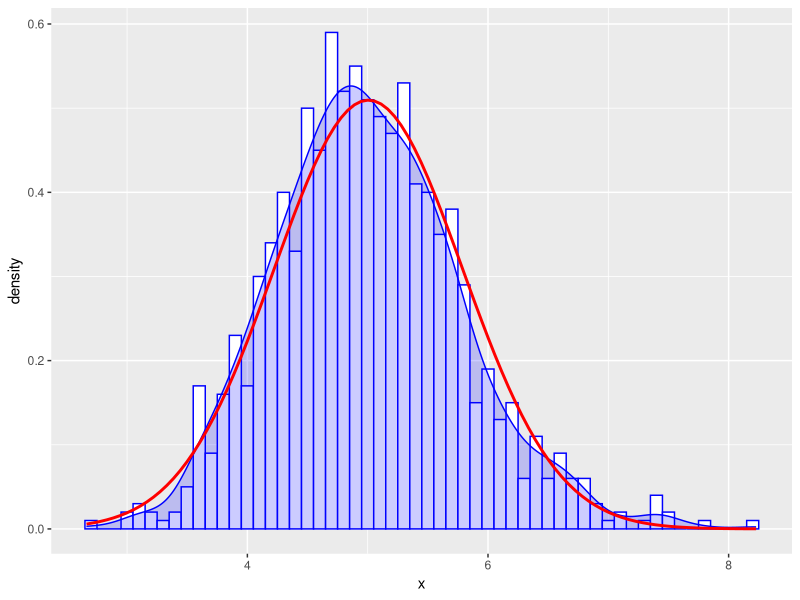

Here is the R script that generated this plot:
## ---- chunk 1
lambda <- 0.2
n <- 40
simulations <- 1000
## ---- chunk 2
library(ggplot2)
theoretical_mean <- 1/lambda
theoretical_sd <- 1/lambda
exponential_distribution <- data.frame(x=apply(matrix(rexp((n*simulations), lambda),1000),1 ,mean))
mean_plot <- ggplot(exponential_distribution, aes(x=x)) +
  geom_histogram(binwidth=0.1, aes(y=..density..), color="blue", fill="white") +
  geom_density(alpha=0.2, fill="blue", color="blue") +
  geom_vline(aes(xintercept = theoretical_mean), color = "red", lty = "twodash")
## ---- chunk 3
theoretical_var <- (theoretical_sd/sqrt(n))^2
sd_simu <- sd(apply(matrix(rexp((n*simulations), lambda),1000), 1, mean))
md_simu <- mean(apply(matrix(rexp((n*simulations), lambda),1000), 1, mean))
var_simu <- sd_simu^2
## ---- chunk 4
ggplot(exponential_distribution, aes(x=x)) + 
  geom_histogram(binwidth=0.1, aes(y=..density..), color="blue", fill = "white") + 
  geom_density(alpha=0.2, fill="blue", color="blue") + 
  stat_function(fun=dnorm, args = list(mean=md_simu, sd=sd_simu), color="red", size=1)
